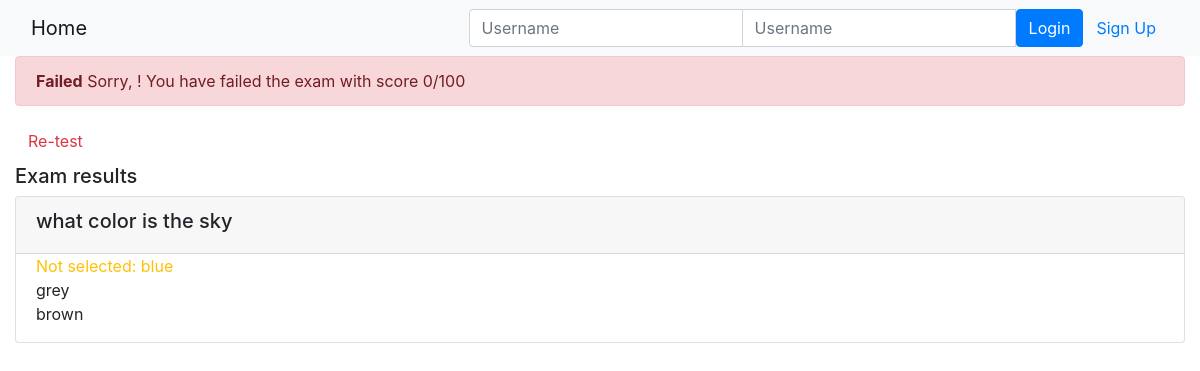
/onlinecourse/course/2/submission/2/result/, run on an earlier commit of the app's database.
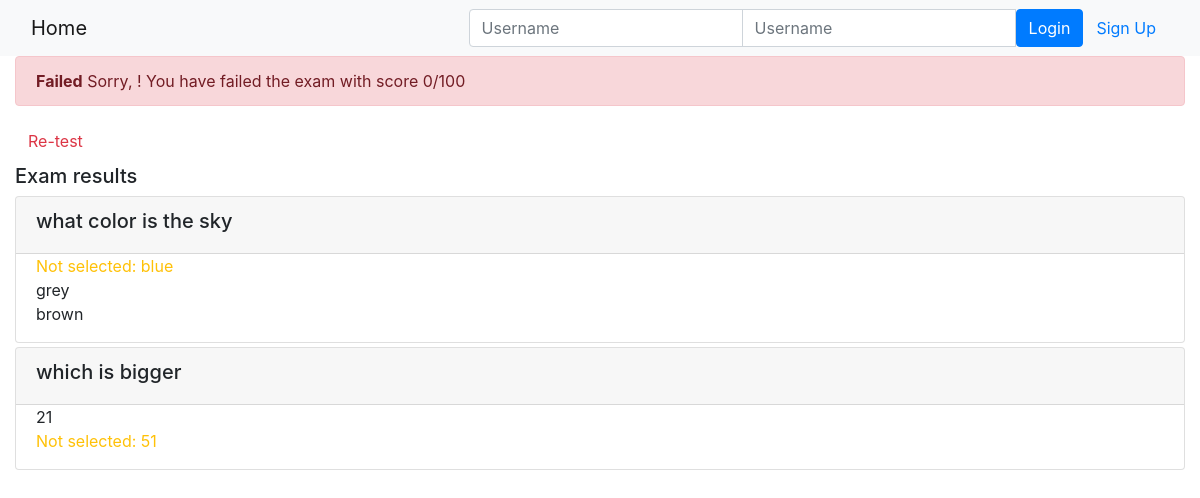
And on a later commit of the database.
### onlinecourse/models.py (models this page shows, shortened)
class Question(models.Model):
    lesson = models.ForeignKey(Lesson, on_delete=models.CASCADE)
    course = models.ForeignKey(Course, on_delete=models.CASCADE) # Foreign key to lesson
    question_text = models.CharField(max_length=200)
    grade = models.FloatField() # question grade/mark

class Choice(models.Model):
    question = models.ForeignKey(Question, on_delete=models.CASCADE)
    choice_text = models.CharField(max_length=30)
    is_correct = models.BooleanField()

### onlinecourse/views.py (the view)
# urls.py: path('course/<int:course_id>/submission/<int:submission_id>/result/', views.show_exam_result, name="exam_result"),
def show_exam_result(request, course_id, submission_id):
    context = {}
    course      = get_object_or_404(Course, pk=course_id)
    submission = Submission.objects.get(id=submission_id)
    choices = submission.choices.all()
    total_score = 0
    for choice in choices:
        if choice.is_correct:
            total_score += choice.question.grade
    context['course'] = course
    context['grade'] = total_score
    context['choices'] = choices
    return render(request, 'onlinecourse/exam_result_bootstrap.html', context)

### onlinecourse/templates/onlinecourse/exam_result_bootstrap.html (shortened to what this page needs)
<!DOCTYPE html>
<html lang="en">
<head>
    {% load static %}
    <link rel="stylesheet" href="https://maxcdn.bootstrapcdn.com/bootstrap/4.5.2/css/bootstrap.min.css">
</head>
<body>
 <nav class="navbar navbar-light bg-light">
    <div class="container-fluid">
        <div class="navbar-header">
              <a class="navbar-brand" href="{% url 'onlinecourse:index' %}">Home</a>
        </div>
        <ul class="nav navbar-nav navbar-right">
            {% if user.is_authenticated %}
            <li>
                <a class="btn btn-link" href="#">{{ user.first_name }}({{ user.username }})</a>
                <a class="btn btn-link" href="{% url 'onlinecourse:logout' %}">Logout</a>
            </li>
            {% else %}
            <li>
                <form class="form-inline" action="{% url 'onlinecourse:login' %}" method="post">
                    <div class="input-group">
                        <input type="text" class="form-control" placeholder="Username" name="username" >
                        <input type="password" class="form-control" placeholder="Username" name="psw" >
                        <button class="btn btn-primary" type="submit">Login</button>
                        <a class="btn btn-link" href="{% url 'onlinecourse:registration' %}">Sign Up</a>
                    </div>
                </form>
            </li>
            {% endif %}
        </ul>
    </div>
</nav>
<div class="container-fluid">
    {% if grade >= 80 %}
    <div class="alert alert-success">
        <b>Congratulations, {{ user.first_name }}!</b> You have passed the exam and completed the course with score {{ grade }}/100
    </div>
    {% else %}
    <div class="alert alert-danger">
        <b>Failed</b> Sorry, {{ user.first_name }}! You have failed the exam with score {{ grade }}/100
    </div>
    <a class="btn btn-link text-danger" href="{% url 'onlinecourse:course_details' course.id %}">Re-test</a>
    {% endif %}
    <div class="card-columns-vertical mt-1">
        <h5 class="">Exam results</h5>
        {% for question in course.question_set.all %}
        <div class="card mt-1">
            <div class="card-header"><h5>{{ question.question_text }}</h5></div>
            <div class="form-group">
                {% for choice in question.choice_set.all %}
                <div class="form-check">
                    {% if choice.is_correct and choice in choices %}
                    <div class="text-success">Correct answer: {{ choice.choice_text }}</div>
                    {% else %}{% if choice.is_correct and not choice in choices %}
                    <div class="text-warning">Not selected: {{ choice.choice_text }}</div>
                    {% else %}{% if not choice.is_correct and choice in choices %}
                    <div class="text-danger">Wrong answer: {{ choice.choice_text }}</div>
                    {% else %}
                    <div>{{ choice.choice_text }}</div>
                    {% endif %}{% endif %}{% endif %}
                </div>
                {% endfor %}
            </div>
        </div>
        {% endfor %}
    </div>
</body>
</html>

What changed in the data, as far as the page shows it:
added Question: question_text "which is bigger"
added Choice: choice_text "21", shown under "which is bigger"
added Choice: choice_text "51", shown under "which is bigger"
